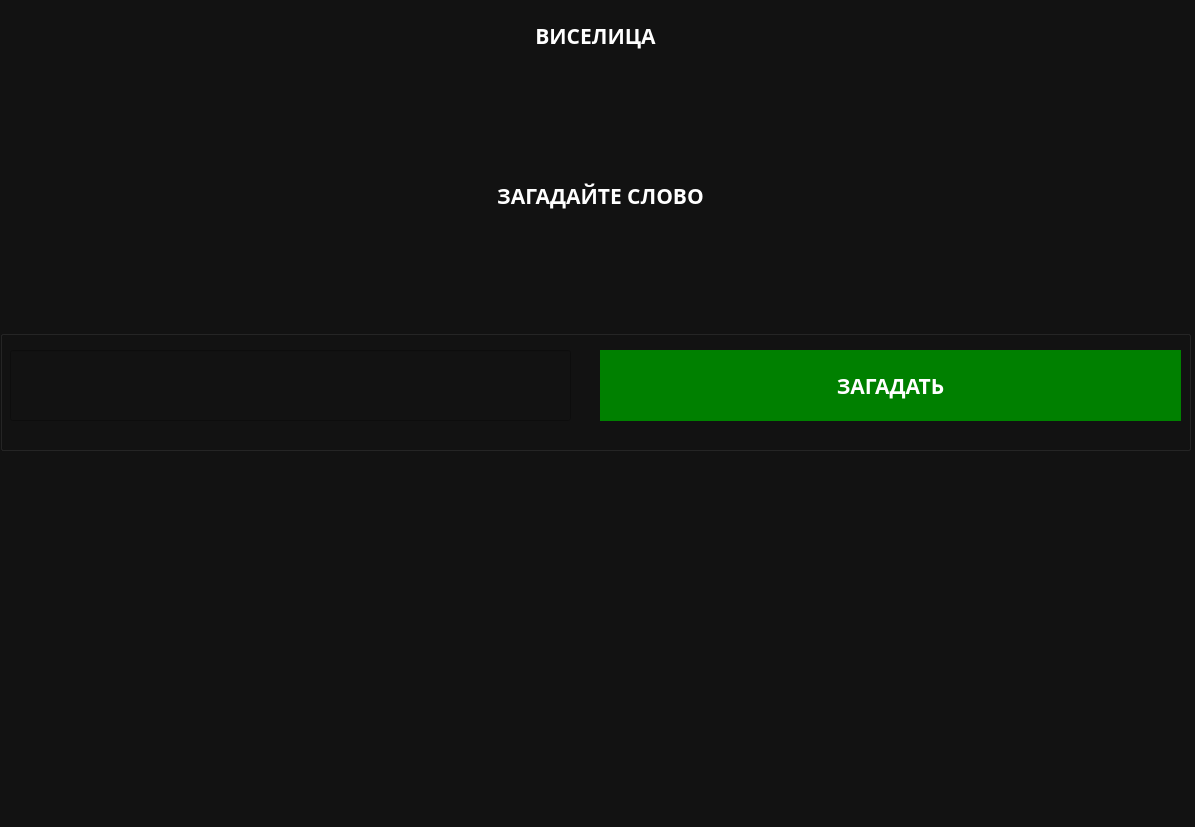
<?xml version="1.0" encoding="UTF-8"?>
<ui version="4.0">
 <class>MainWindow</class>
 <widget class="QMainWindow" name="MainWindow">
  <property name="geometry">
   <rect>
    <x>0</x>
    <y>0</y>
    <width>1195</width>
    <height>827</height>
   </rect>
  </property>
  <property name="windowTitle">
   <string>Gallows</string>
  </property>
  <property name="styleSheet">
   <string notr="true">QWidget {
	color: white;
	background-color: #121212;
	font-family: Rubik;
	font-size: 16pt;
	font-weight: 600;
}
QPushButton {
	background-color: green;
	border: none;
}
QPushButton:hover {
	background-color: #7CFC00;
}

QPushButton:pressed {
	background-color: #228B22;
}

pushButton {
	background-color: white;
	border: none;
}</string>
  </property>
  <widget class="QWidget" name="centralwidget">
   <widget class="QLabel" name="label">
    <property name="geometry">
     <rect>
      <x>0</x>
      <y>10</y>
      <width>1191</width>
      <height>51</height>
     </rect>
    </property>
    <property name="sizePolicy">
     <sizepolicy hsizetype="Preferred" vsizetype="Maximum">
      <horstretch>0</horstretch>
      <verstretch>0</verstretch>
     </sizepolicy>
    </property>
    <property name="text">
     <string>ВИСЕЛИЦА</string>
    </property>
    <property name="textFormat">
     <enum>Qt::AutoText</enum>
    </property>
    <property name="scaledContents">
     <bool>false</bool>
    </property>
    <property name="alignment">
     <set>Qt::AlignCenter</set>
    </property>
   </widget>
   <widget class="QLabel" name="status">
    <property name="geometry">
     <rect>
      <x>10</x>
      <y>170</y>
      <width>1181</width>
      <height>51</height>
     </rect>
    </property>
    <property name="text">
     <string>ЗАГАДАЙТЕ СЛОВО</string>
    </property>
    <property name="alignment">
     <set>Qt::AlignCenter</set>
    </property>
   </widget>
   <widget class="QGroupBox" name="groupBox">
    <property name="geometry">
     <rect>
      <x>0</x>
      <y>330</y>
      <width>1191</width>
      <height>121</height>
     </rect>
    </property>
    <property name="title">
     <string/>
    </property>
    <widget class="QLineEdit" name="lineEdit">
     <property name="geometry">
      <rect>
       <x>10</x>
       <y>20</y>
       <width>561</width>
       <height>71</height>
      </rect>
     </property>
    </widget>
    <widget class="QPushButton" name="play_btn_4">
     <property name="geometry">
      <rect>
       <x>600</x>
       <y>20</y>
       <width>581</width>
       <height>71</height>
      </rect>
     </property>
     <property name="text">
      <string>ЗАГАДАТЬ</string>
     </property>
     <property name="checkable">
      <bool>false</bool>
     </property>
     <property name="checked">
      <bool>false</bool>
     </property>
    </widget>
   </widget>
  </widget>
 </widget>
 <resources/>
 <connections/>
</ui>
